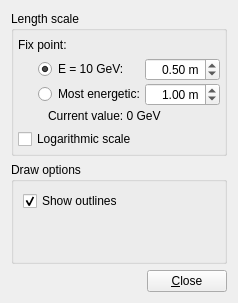
<ui version="4.0" >
 <class>CaloClusterSysSettingsDisplayForm</class>
 <widget class="QWidget" name="CaloClusterSysSettingsDisplayForm" >
  <property name="geometry" >
   <rect>
    <x>0</x>
    <y>0</y>
    <width>238</width>
    <height>303</height>
   </rect>
  </property>
  <property name="windowTitle" >
   <string>Form</string>
  </property>
  <layout class="QVBoxLayout" name="verticalLayout_2" >
   <item>
    <widget class="QGroupBox" name="groupBox_3" >
     <property name="title" >
      <string>Length scale</string>
     </property>
     <layout class="QVBoxLayout" >
      <property name="spacing" >
       <number>3</number>
      </property>
      <property name="margin" >
       <number>4</number>
      </property>
      <item>
       <layout class="QHBoxLayout" >
        <item>
         <widget class="QLabel" name="label_2" >
          <property name="text" >
           <string>Fix point:</string>
          </property>
         </widget>
        </item>
        <item>
         <spacer>
          <property name="orientation" >
           <enum>Qt::Horizontal</enum>
          </property>
          <property name="sizeType" >
           <enum>QSizePolicy::Preferred</enum>
          </property>
          <property name="sizeHint" stdset="0" >
           <size>
            <width>10</width>
            <height>20</height>
           </size>
          </property>
         </spacer>
        </item>
       </layout>
      </item>
      <item>
       <layout class="QHBoxLayout" >
        <item>
         <spacer>
          <property name="orientation" >
           <enum>Qt::Horizontal</enum>
          </property>
          <property name="sizeType" >
           <enum>QSizePolicy::Fixed</enum>
          </property>
          <property name="sizeHint" stdset="0" >
           <size>
            <width>20</width>
            <height>20</height>
           </size>
          </property>
         </spacer>
        </item>
        <item>
         <layout class="QVBoxLayout" >
          <property name="spacing" >
           <number>0</number>
          </property>
          <item>
           <layout class="QGridLayout" >
            <property name="verticalSpacing" >
             <number>2</number>
            </property>
            <item row="0" column="0" >
             <widget class="QRadioButton" name="radioButton_absoluteScale" >
              <property name="toolTip" >
               <string>Absolute energy scale.</string>
              </property>
              <property name="text" >
               <string>E = 10 GeV:</string>
              </property>
              <property name="checked" >
               <bool>true</bool>
              </property>
             </widget>
            </item>
            <item row="0" column="1" >
             <widget class="QDoubleSpinBox" name="doubleSpinBox_lengthOf10GeV" >
              <property name="toolTip" >
               <string>Set the absolute energy scale. The value here will be the length of a cluster with an energy of 10 GeV.</string>
              </property>
              <property name="alignment" >
               <set>Qt::AlignRight|Qt::AlignTrailing|Qt::AlignVCenter</set>
              </property>
              <property name="prefix" >
               <string/>
              </property>
              <property name="suffix" >
               <string> m</string>
              </property>
              <property name="minimum" >
               <double>0.010000000000000</double>
              </property>
              <property name="maximum" >
               <double>9.990000000000000</double>
              </property>
              <property name="singleStep" >
               <double>0.050000000000000</double>
              </property>
              <property name="value" >
               <double>0.500000000000000</double>
              </property>
             </widget>
            </item>
            <item row="1" column="0" >
             <widget class="QRadioButton" name="radioButton_relativeScale" >
              <property name="toolTip" >
               <string>Relative scale. Set the length of the most energetic visible cluster.</string>
              </property>
              <property name="text" >
               <string>Most energetic:</string>
              </property>
              <property name="checked" >
               <bool>false</bool>
              </property>
             </widget>
            </item>
            <item row="1" column="1" >
             <widget class="QDoubleSpinBox" name="doubleSpinBox_lengthOfMostEnergetic" >
              <property name="toolTip" >
               <string>Set the relative energy scale. The length here will be the length of the most energetic of the visible clusters.</string>
              </property>
              <property name="alignment" >
               <set>Qt::AlignRight|Qt::AlignTrailing|Qt::AlignVCenter</set>
              </property>
              <property name="prefix" >
               <string/>
              </property>
              <property name="suffix" >
               <string> m</string>
              </property>
              <property name="minimum" >
               <double>0.010000000000000</double>
              </property>
              <property name="maximum" >
               <double>9.990000000000000</double>
              </property>
              <property name="singleStep" >
               <double>0.050000000000000</double>
              </property>
              <property name="value" >
               <double>1.000000000000000</double>
              </property>
             </widget>
            </item>
           </layout>
          </item>
          <item>
           <layout class="QHBoxLayout" >
            <item>
             <spacer>
              <property name="orientation" >
               <enum>Qt::Horizontal</enum>
              </property>
              <property name="sizeType" >
               <enum>QSizePolicy::Preferred</enum>
              </property>
              <property name="sizeHint" stdset="0" >
               <size>
                <width>10</width>
                <height>20</height>
               </size>
              </property>
             </spacer>
            </item>
            <item>
             <widget class="QLabel" name="label_current_most_energetic" >
              <property name="toolTip" >
               <string>Energy of the most energetic cluster currently shown</string>
              </property>
              <property name="text" >
               <string>Current value: 0 GeV</string>
              </property>
             </widget>
            </item>
           </layout>
          </item>
         </layout>
        </item>
       </layout>
      </item>
      <item>
       <layout class="QHBoxLayout" >
        <item>
         <widget class="QCheckBox" name="checkBox_logscale" >
          <property name="toolTip" >
           <string>Select to get a logarithmic rather than linear scale.</string>
          </property>
          <property name="text" >
           <string>Logarithmic scale</string>
          </property>
         </widget>
        </item>
        <item>
         <spacer>
          <property name="orientation" >
           <enum>Qt::Horizontal</enum>
          </property>
          <property name="sizeType" >
           <enum>QSizePolicy::Preferred</enum>
          </property>
          <property name="sizeHint" stdset="0" >
           <size>
            <width>40</width>
            <height>20</height>
           </size>
          </property>
         </spacer>
        </item>
       </layout>
      </item>
     </layout>
    </widget>
   </item>
   <item>
    <widget class="QGroupBox" name="groupBox_5" >
     <property name="title" >
      <string>Draw options</string>
     </property>
     <layout class="QVBoxLayout" name="verticalLayout" >
      <item>
       <widget class="QCheckBox" name="checkBox_showVolumeOutLines" >
        <property name="toolTip" >
         <string>Decorate shapes with lines at the edges (current only certain shapes such as muon chambers are supported)</string>
        </property>
        <property name="text" >
         <string>Show outlines</string>
        </property>
        <property name="checked" >
         <bool>true</bool>
        </property>
       </widget>
      </item>
      <item>
       <widget class="VP1DrawOptionsWidget" native="1" name="widget_drawOptions" />
      </item>
     </layout>
    </widget>
   </item>
   <item>
    <layout class="QHBoxLayout" >
     <property name="spacing" >
      <number>0</number>
     </property>
     <item>
      <spacer>
       <property name="orientation" >
        <enum>Qt::Horizontal</enum>
       </property>
       <property name="sizeHint" stdset="0" >
        <size>
         <width>1</width>
         <height>5</height>
        </size>
       </property>
      </spacer>
     </item>
     <item>
      <widget class="QPushButton" name="pushButton_close" >
       <property name="text" >
        <string>&amp;Close</string>
       </property>
      </widget>
     </item>
    </layout>
   </item>
  </layout>
 </widget>
 <customwidgets>
  <customwidget>
   <class>VP1DrawOptionsWidget</class>
   <extends>QWidget</extends>
   <header>VP1Base/VP1DrawOptionsWidget.h</header>
   <container>1</container>
  </customwidget>
 </customwidgets>
 <resources/>
 <connections/>
</ui>
